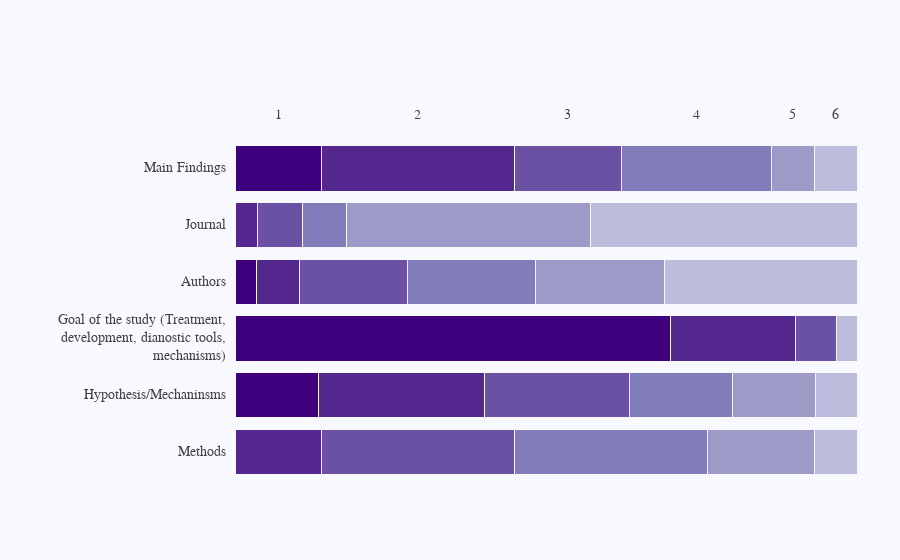

Write notebook code for a chart like this one.
### Code cell
import plotly.graph_objects as go

top_labels = ['1', '2', '3', '4','5','6']

colors = ['rgb(63,0,125)', 'rgb(84,39,143)',
          'rgb(106,81,163)', 'rgb(128,125,186)',
          'rgb(158,154,200)', 'rgb(188,189,220)']

x_data = [[0, 13.79, 31.03, 31.03, 17.24, 6.90],
          [13.33, 26.67, 23.33, 16.67, 13.33, 6.67],
          [70, 20, 6.67, 0, 0, 3.33],
          [3.45, 6.90, 17.24, 20.69, 20.69, 31.03],
          [0, 3.57, 7.14, 7.14, 39.29, 42.86],
          [13.79, 31.03, 17.24, 24.14, 6.90, 6.90]]

y_data = ['Methods','Hypothesis/Mechaninsms','Goal of the study (Treatment,<br>development, dianostic tools,<br>mechanisms)',
         'Authors','Journal','Main Findings']

fig = go.Figure()

for i in range(0, len(x_data[0])):
    for xd, yd in zip(x_data, y_data):
        fig.add_trace(go.Bar(
            x=[xd[i]], y=[yd],
            orientation='h',
            marker=dict(
                color=colors[i],
                line=dict(color='rgb(248, 248, 249)', width=1)
            )
        ))

fig.update_layout(
    xaxis=dict(
        showgrid=False,
        showline=False,
        showticklabels=False,
        zeroline=False,
        domain=[0.15, 1]
    ),
    yaxis=dict(
        showgrid=False,
        showline=False,
        showticklabels=False,
        zeroline=False,
    ),
    barmode='stack',
    paper_bgcolor='rgb(248, 248, 255)',
    plot_bgcolor='rgb(248, 248, 255)',
    margin=dict(l=120, r=10, t=140, b=80),
    showlegend=False,
)

annotations = []

for yd, xd in zip(y_data, x_data):
    # labeling the y-axis
    annotations.append(dict(xref='paper', yref='y',
                            x=0.14, y=yd,
                            xanchor='right',
                            text=str(yd),
                            font=dict(family='Arial', size=14,
                                      color='rgb(67, 67, 67)'),
                            showarrow=False, align='right'))
    # labeling the first percentage of each bar (x_axis)
#     annotations.append(dict(xref='x', yref='y',
#                             x=xd[0] / 2, y=yd,
#                             text=str(xd[0]) + '%',
#                             font=dict(family='Arial', size=14,
#                                       color='rgb(248, 248, 255)'),
#                             showarrow=False))
    # labeling the first Likert scale (on the top)
    if yd == y_data[-1]:
        annotations.append(dict(xref='x', yref='paper',
                                x=xd[0] / 2, y=1.1,
                                text=top_labels[0],
                                font=dict(family='Arial', size=14,
                                          color='rgb(67, 67, 67)'),
                                showarrow=False))
    space = xd[0]
    for i in range(1, len(xd)):
            # labeling the rest of percentages for each bar (x_axis)
#             annotations.append(dict(xref='x', yref='y',
#                                     x=space + (xd[i]/2), y=yd,
#                                     text=str(xd[i]) + '%',
#                                     font=dict(family='Arial', size=14,
#                                               color='rgb(248, 248, 255)'),
#                                     showarrow=False))
#             labeling the Likert scale
            if yd == y_data[-1]:
                annotations.append(dict(xref='x', yref='paper',
                                        x=space + (xd[i]/2), y=1.1,
                                        text=top_labels[i],
                                        font=dict(family='Arial', size=14,
                                                  color='rgb(67, 67, 67)'),
                                        showarrow=False))
            space += xd[i]

fig.update_layout(annotations=annotations)

fig.show()

### Figure 1 — Plotly figure (JSON) as saved in the notebook; plotly's stock layout.template omitted (floating-point values rounded to 4 significant figures)
{"data": [{"marker": {"color": "rgb(63,0,125)", "line": {"color": "rgb(248, 248, 249)", "width": 1}}, "orientation": "h", "type": "bar", "x": [0], "y": ["Methods"]}, {"marker": {"color": "rgb(63,0,125)", "line": {"color": "rgb(248, 248, 249)", "width": 1}}, "orientation": "h", "type": "bar", "x": [13.33], "y": ["Hypothesis/Mechaninsms"]}, {"marker": {"color": "rgb(63,0,125)", "line": {"color": "rgb(248, 248, 249)", "width": 1}}, "orientation": "h", "type": "bar", "x": [70], "y": ["Goal of the study (Treatment,<br>development, dianostic tools,<br>mechanisms)"]}, {"marker": {"color": "rgb(63,0,125)", "line": {"color": "rgb(248, 248, 249)", "width": 1}}, "orientation": "h", "type": "bar", "x": [3.45], "y": ["Authors"]}, {"marker": {"color": "rgb(63,0,125)", "line": {"color": "rgb(248, 248, 249)", "width": 1}}, "orientation": "h", "type": "bar", "x": [0], "y": ["Journal"]}, {"marker": {"color": "rgb(63,0,125)", "line": {"color": "rgb(248, 248, 249)", "width": 1}}, "orientation": "h", "type": "bar", "x": [13.79], "y": ["Main Findings"]}, {"marker": {"color": "rgb(84,39,143)", "line": {"color": "rgb(248, 248, 249)", "width": 1}}, "orientation": "h", "type": "bar", "x": [13.79], "y": ["Methods"]}, {"marker": {"color": "rgb(84,39,143)", "line": {"color": "rgb(248, 248, 249)", "width": 1}}, "orientation": "h", "type": "bar", "x": [26.67], "y": ["Hypothesis/Mechaninsms"]}, {"marker": {"color": "rgb(84,39,143)", "line": {"color": "rgb(248, 248, 249)", "width": 1}}, "orientation": "h", "type": "bar", "x": [20], "y": ["Goal of the study (Treatment,<br>development, dianostic tools,<br>mechanisms)"]}, {"marker": {"color": "rgb(84,39,143)", "line": {"color": "rgb(248, 248, 249)", "width": 1}}, "orientation": "h", "type": "bar", "x": [6.9], "y": ["Authors"]}, {"marker": {"color": "rgb(84,39,143)", "line": {"color": "rgb(248, 248, 249)", "width": 1}}, "orientation": "h", "type": "bar", "x": [3.57], "y": ["Journal"]}, {"marker": {"color": "rgb(84,39,143)", "line": {"color": "rgb(248, 248, 249)", "width": 1}}, "orientation": "h", "type": "bar", "x": [31.03], "y": ["Main Findings"]}, {"marker": {"color": "rgb(106,81,163)", "line": {"color": "rgb(248, 248, 249)", "width": 1}}, "orientation": "h", "type": "bar", "x": [31.03], "y": ["Methods"]}, {"marker": {"color": "rgb(106,81,163)", "line": {"color": "rgb(248, 248, 249)", "width": 1}}, "orientation": "h", "type": "bar", "x": [23.33], "y": ["Hypothesis/Mechaninsms"]}, {"marker": {"color": "rgb(106,81,163)", "line": {"color": "rgb(248, 248, 249)", "width": 1}}, "orientation": "h", "type": "bar", "x": [6.67], "y": ["Goal of the study (Treatment,<br>development, dianostic tools,<br>mechanisms)"]}, {"marker": {"color": "rgb(106,81,163)", "line": {"color": "rgb(248, 248, 249)", "width": 1}}, "orientation": "h", "type": "bar", "x": [17.24], "y": ["Authors"]}, {"marker": {"color": "rgb(106,81,163)", "line": {"color": "rgb(248, 248, 249)", "width": 1}}, "orientation": "h", "type": "bar", "x": [7.14], "y": ["Journal"]}, {"marker": {"color": "rgb(106,81,163)", "line": {"color": "rgb(248, 248, 249)", "width": 1}}, "orientation": "h", "type": "bar", "x": [17.24], "y": ["Main Findings"]}, {"marker": {"color": "rgb(128,125,186)", "line": {"color": "rgb(248, 248, 249)", "width": 1}}, "orientation": "h", "type": "bar", "x": [31.03], "y": ["Methods"]}, {"marker": {"color": "rgb(128,125,186)", "line": {"color": "rgb(248, 248, 249)", "width": 1}}, "orientation": "h", "type": "bar", "x": [16.67], "y": ["Hypothesis/Mechaninsms"]}, {"marker": {"color": "rgb(128,125,186)", "line": {"color": "rgb(248, 248, 249)", "width": 1}}, "orientation": "h", "type": "bar", "x": [0], "y": ["Goal of the study (Treatment,<br>development, dianostic tools,<br>mechanisms)"]}, {"marker": {"color": "rgb(128,125,186)", "line": {"color": "rgb(248, 248, 249)", "width": 1}}, "orientation": "h", "type": "bar", "x": [20.69], "y": ["Authors"]}, {"marker": {"color": "rgb(128,125,186)", "line": {"color": "rgb(248, 248, 249)", "width": 1}}, "orientation": "h", "type": "bar", "x": [7.14], "y": ["Journal"]}, {"marker": {"color": "rgb(128,125,186)", "line": {"color": "rgb(248, 248, 249)", "width": 1}}, "orientation": "h", "type": "bar", "x": [24.14], "y": ["Main Findings"]}, {"marker": {"color": "rgb(158,154,200)", "line": {"color": "rgb(248, 248, 249)", "width": 1}}, "orientation": "h", "type": "bar", "x": [17.24], "y": ["Methods"]}, {"marker": {"color": "rgb(158,154,200)", "line": {"color": "rgb(248, 248, 249)", "width": 1}}, "orientation": "h", "type": "bar", "x": [13.33], "y": ["Hypothesis/Mechaninsms"]}, {"marker": {"color": "rgb(158,154,200)", "line": {"color": "rgb(248, 248, 249)", "width": 1}}, "orientation": "h", "type": "bar", "x": [0], "y": ["Goal of the study (Treatment,<br>development, dianostic tools,<br>mechanisms)"]}, {"marker": {"color": "rgb(158,154,200)", "line": {"color": "rgb(248, 248, 249)", "width": 1}}, "orientation": "h", "type": "bar", "x": [20.69], "y": ["Authors"]}, {"marker": {"color": "rgb(158,154,200)", "line": {"color": "rgb(248, 248, 249)", "width": 1}}, "orientation": "h", "type": "bar", "x": [39.29], "y": ["Journal"]}, {"marker": {"color": "rgb(158,154,200)", "line": {"color": "rgb(248, 248, 249)", "width": 1}}, "orientation": "h", "type": "bar", "x": [6.9], "y": ["Main Findings"]}, {"marker": {"color": "rgb(188,189,220)", "line": {"color": "rgb(248, 248, 249)", "width": 1}}, "orientation": "h", "type": "bar", "x": [6.9], "y": ["Methods"]}, {"marker": {"color": "rgb(188,189,220)", "line": {"color": "rgb(248, 248, 249)", "width": 1}}, "orientation": "h", "type": "bar", "x": [6.67], "y": ["Hypothesis/Mechaninsms"]}, {"marker": {"color": "rgb(188,189,220)", "line": {"color": "rgb(248, 248, 249)", "width": 1}}, "orientation": "h", "type": "bar", "x": [3.33], "y": ["Goal of the study (Treatment,<br>development, dianostic tools,<br>mechanisms)"]}, {"marker": {"color": "rgb(188,189,220)", "line": {"color": "rgb(248, 248, 249)", "width": 1}}, "orientation": "h", "type": "bar", "x": [31.03], "y": ["Authors"]}, {"marker": {"color": "rgb(188,189,220)", "line": {"color": "rgb(248, 248, 249)", "width": 1}}, "orientation": "h", "type": "bar", "x": [42.86], "y": ["Journal"]}, {"marker": {"color": "rgb(188,189,220)", "line": {"color": "rgb(248, 248, 249)", "width": 1}}, "orientation": "h", "type": "bar", "x": [6.9], "y": ["Main Findings"]}], "layout": {"annotations": [{"align": "right", "font": {"color": "rgb(67, 67, 67)", "family": "Arial", "size": 14}, "showarrow": false, "text": "Methods", "x": 0.14, "xanchor": "right", "xref": "paper", "y": "Methods", "yref": "y"}, {"align": "right", "font": {"color": "rgb(67, 67, 67)", "family": "Arial", "size": 14}, "showarrow": false, "text": "Hypothesis/Mechaninsms", "x": 0.14, "xanchor": "right", "xref": "paper", "y": "Hypothesis/Mechaninsms", "yref": "y"}, {"align": "right", "font": {"color": "rgb(67, 67, 67)", "family": "Arial", "size": 14}, "showarrow": false, "text": "Goal of the study (Treatment,<br>development, dianostic tools,<br>mechanisms)", "x": 0.14, "xanchor": "right", "xref": "paper", "y": "Goal of the study (Treatment,<br>development, dianostic tools,<br>mechanisms)", "yref": "y"}, {"align": "right", "font": {"color": "rgb(67, 67, 67)", "family": "Arial", "size": 14}, "showarrow": false, "text": "Authors", "x": 0.14, "xanchor": "right", "xref": "paper", "y": "Authors", "yref": "y"}, {"align": "right", "font": {"color": "rgb(67, 67, 67)", "family": "Arial", "size": 14}, "showarrow": false, "text": "Journal", "x": 0.14, "xanchor": "right", "xref": "paper", "y": "Journal", "yref": "y"}, {"align": "right", "font": {"color": "rgb(67, 67, 67)", "family": "Arial", "size": 14}, "showarrow": false, "text": "Main Findings", "x": 0.14, "xanchor": "right", "xref": "paper", "y": "Main Findings", "yref": "y"}, {"font": {"color": "rgb(67, 67, 67)", "family": "Arial", "size": 14}, "showarrow": false, "text": "1", "x": 6.895, "xref": "x", "y": 1.1, "yref": "paper"}, {"font": {"color": "rgb(67, 67, 67)", "family": "Arial", "size": 14}, "showarrow": false, "text": "2", "x": 29.3, "xref": "x", "y": 1.1, "yref": "paper"}, {"font": {"color": "rgb(67, 67, 67)", "family": "Arial", "size": 14}, "showarrow": false, "text": "3", "x": 53.44, "xref": "x", "y": 1.1, "yref": "paper"}, {"font": {"color": "rgb(67, 67, 67)", "family": "Arial", "size": 14}, "showarrow": false, "text": "4", "x": 74.13, "xref": "x", "y": 1.1, "yref": "paper"}, {"font": {"color": "rgb(67, 67, 67)", "family": "Arial", "size": 14}, "showarrow": false, "text": "5", "x": 89.65, "xref": "x", "y": 1.1, "yref": "paper"}, {"font": {"color": "rgb(67, 67, 67)", "family": "Arial", "size": 14}, "showarrow": false, "text": "6", "x": 96.55, "xref": "x", "y": 1.1, "yref": "paper"}], "barmode": "stack", "margin": {"b": 80, "l": 120, "r": 10, "t": 140}, "paper_bgcolor": "rgb(248, 248, 255)", "plot_bgcolor": "rgb(248, 248, 255)", "showlegend": false, "xaxis": {"domain": [0.15, 1], "showgrid": false, "showline": false, "showticklabels": false, "zeroline": false}, "yaxis": {"showgrid": false, "showline": false, "showticklabels": false, "zeroline": false}}}
